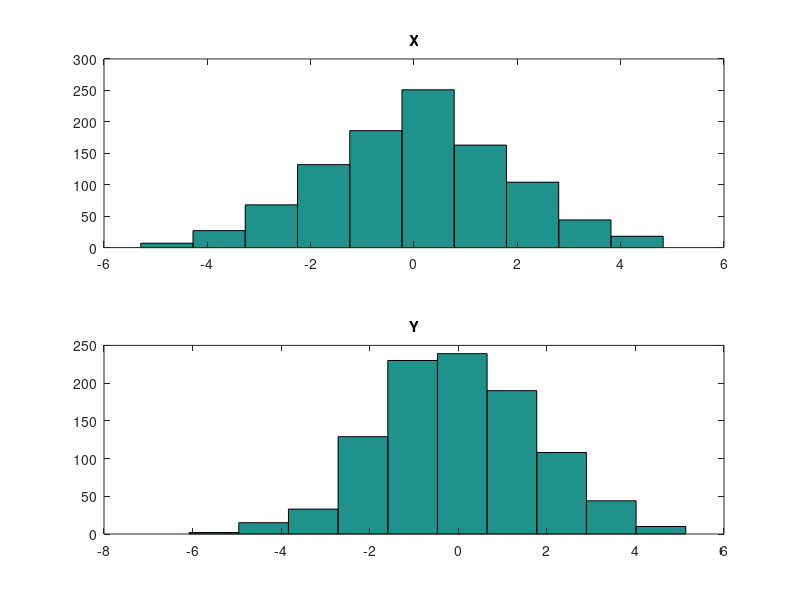

Recreate this plot in MATLAB.
%-Chapter-1-Exercise-3----------------------------------------------------------------------------------------------------------

%-Initialization----------------------------------------------------------------------------------------------------------------
format compact;
clc;
clear;
close all;
%-------------------------------------------------------------------------------------------------------------------------------

%-Calculate-Y-Random-Numbers-from-Exponential-Distribution----------------------------------------------------------------------
n = 1000;
mus = [0, 0];
sigmas = [3, 3];
R = mvnrnd(mus, sigmas, n);
X = R(:,1);
Y = R(:,2);
VarXY = var(X+Y);
VarX = var(X);
VarY = var(Y);
VarXplusY = VarX+VarY;
disp('-----------------------------------------------------------------------------------------------------------------------');
fprintf('Var[X+Y] ---> %f\n', VarXY);
fprintf('Var[X] + Var[Y] ---> %f\n', VarXplusY);
disp('-----------------------------------------------------------------------------------------------------------------------');
disp('Thus, Var[X+Y] =! Var[X] + Var[Y] when X and Y are not independent.');
disp('-----------------------------------------------------------------------------------------------------------------------');
%-------------------------------------------------------------------------------------------------------------------------------

%-Plots-------------------------------------------------------------------------------------------------------------------------
figure(1);
subplot(2, 1, 1);
hist(X);
title('X');
subplot(2, 1, 2);
hist(Y);
title('Y');
%-------------------------------------------------------------------------------------------------------------------------------